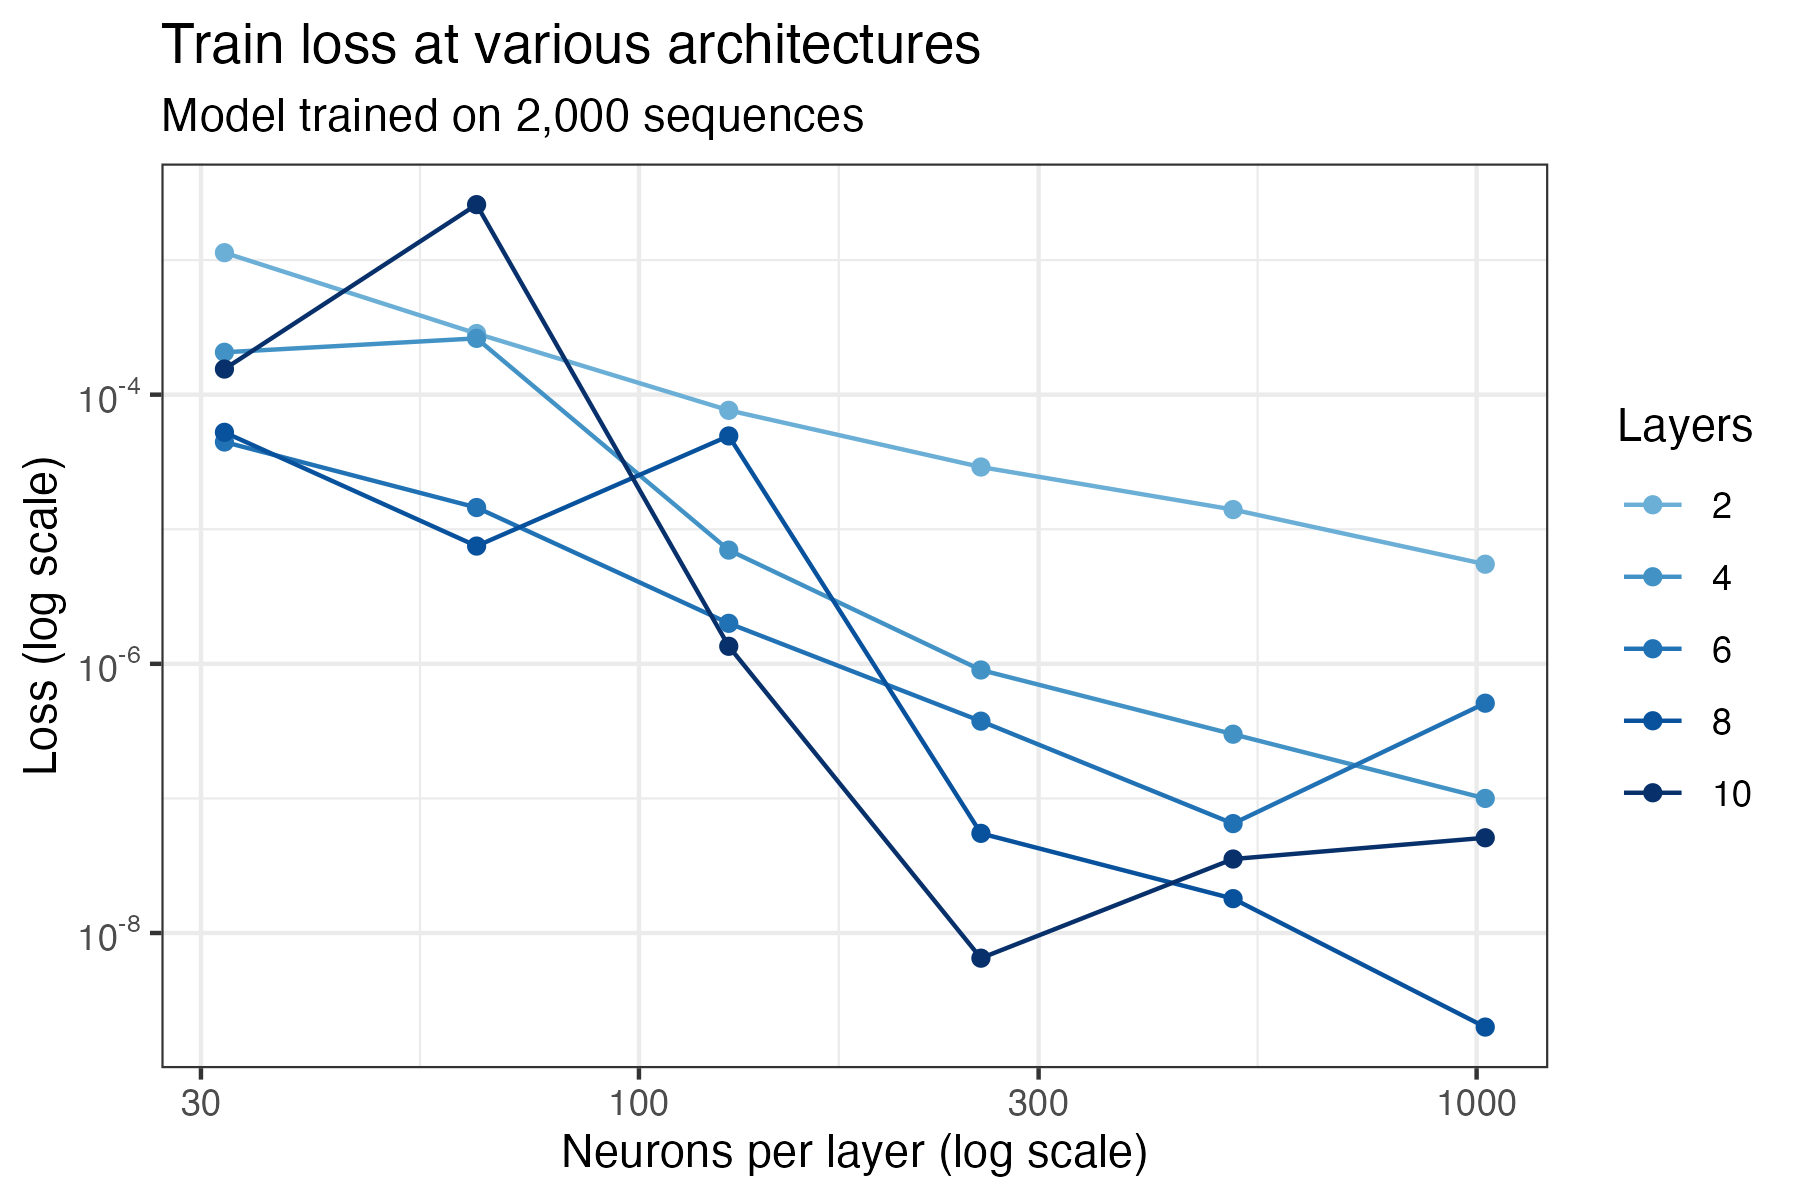

This chart was generated by the following R code:
## Code to create a viz of train loss as a function of complexity over various layers
## For the model that trained over ~2,000 sequences

#Importing necessary libraries and data
library(tidyverse)
library(ggplot2)
twok <- read_csv("../../results/results-2k.csv")

#Averaging loss across seeds
twokMean <- twok |>
  group_by(layers, neuronsPerLayer) |>
  summarize(testLoss = mean(testLoss),
         trainLoss = mean(trainLoss))

#Setting colors for plot 
#Taken from RColorBrewer Blues
blues.pal = c('#6BAED6', "#4292C6", "#2171B5", "#08519C", "#08306B")

#Generating plot
plot <- ggplot(data = filter(twokMean, layers > 1)) +
  geom_line(aes(x = neuronsPerLayer, 
                y = trainLoss, 
                color = as.factor(layers))) +
  geom_point(aes(x = neuronsPerLayer, 
                 y = trainLoss, 
                 color = as.factor(layers)))+
  scale_x_log10() +
  labs(color = "Layers",
       x = "Neurons per layer (log scale)",
       y = "Loss (log scale)",
       title = "Train loss at various architectures",
       subtitle = "Model trained on 2,000 sequences") +
  scale_color_manual(values = blues.pal) +
  scale_y_log10(labels = trans_format("log10", math_format(10^.x))) +
  theme_bw()

ggsave('figure2.png', plot, width = 6, height = 4)
